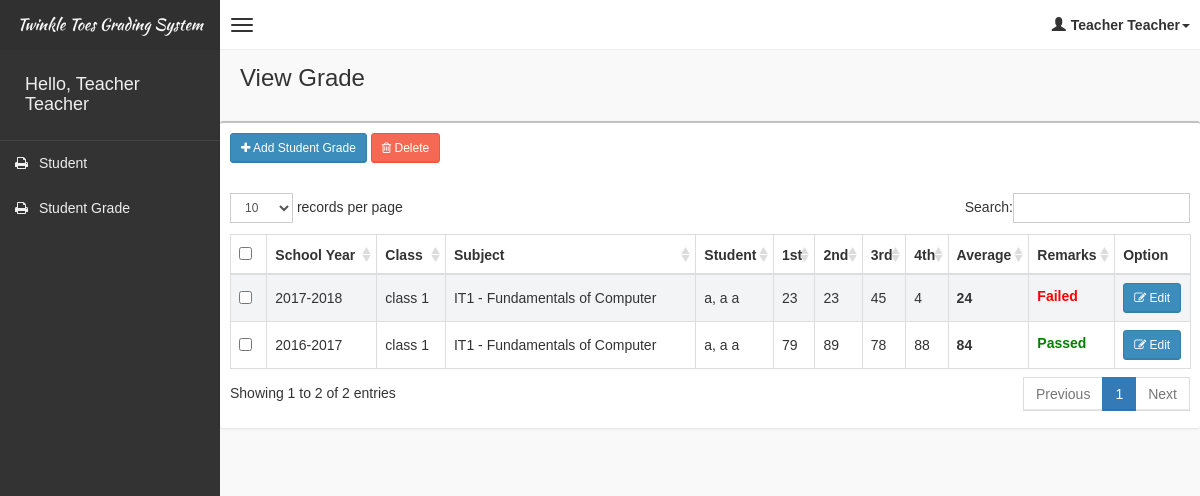
The page /system/pages/studgrade/studgrade.php (signed in) on the database as committed earlier.
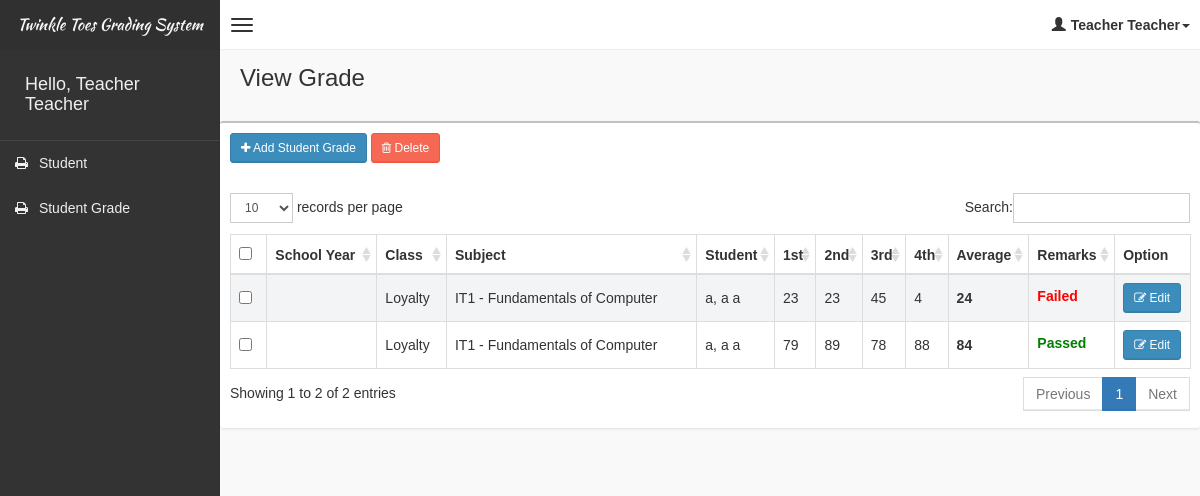
The same page on the database as committed later.
### tables this page shows
CREATE TABLE IF NOT EXISTS `tblteacher` (
  `id` int(11) NOT NULL AUTO_INCREMENT,
  `lname` varchar(20) NOT NULL,
  `fname` varchar(20) NOT NULL,
  `mname` varchar(20) NOT NULL,
  `contact` int(11) NOT NULL,
  `address` text NOT NULL,
  `username` varchar(20) NOT NULL,
  `password` varchar(20) NOT NULL,
  PRIMARY KEY (`id`)
);

CREATE TABLE IF NOT EXISTS `tblstudentgrade` (
  `id` int(11) NOT NULL AUTO_INCREMENT,
  `studentid` int(11) NOT NULL,
  `schoolyearid` int(11) NOT NULL,
  `subjectid` int(11) NOT NULL,
  `classid` int(11) NOT NULL,
  `adviserid` int(11) NOT NULL,
  `1stgrading` int(11) NOT NULL,
  `2ndgrading` int(11) NOT NULL,
  `3rdgrading` int(11) NOT NULL,
  `4thgrading` int(11) NOT NULL,
  `gradeaverage` int(11) NOT NULL,
  `remarks` varchar(20) NOT NULL,
  PRIMARY KEY (`id`)
);

CREATE TABLE IF NOT EXISTS `tblschoolyear` (
  `id` int(11) NOT NULL AUTO_INCREMENT,
  `schoolyear` varchar(20) NOT NULL,
  PRIMARY KEY (`id`),
  UNIQUE KEY `schoolyear` (`schoolyear`)
);

CREATE TABLE IF NOT EXISTS `tblclass` (
  `id` int(11) NOT NULL AUTO_INCREMENT,
  `classname` varchar(20) NOT NULL,
  `schoolyearid` int(11) NOT NULL,
  `yearlevelid` int(11) NOT NULL,
  PRIMARY KEY (`id`)
);

CREATE TABLE IF NOT EXISTS `tblsubjects` (
  `id` int(11) NOT NULL AUTO_INCREMENT,
  `subjectname` varchar(50) NOT NULL,
  `description` varchar(50) NOT NULL,
  `yearlevelid` int(11) NOT NULL,
  PRIMARY KEY (`id`)
);

### system/pages/studgrade/studgrade.php (the view, shortened to what the rows shown need)
<!DOCTYPE html>
<html>
    <?php include('../head_css.php'); ?>
    <body class="skin-black">
        <?php
        include "../connection.php";
        ?>
        <?php include('../header.php'); ?>
        <div class="wrapper row-offcanvas row-offcanvas-left">
            <?php include('../sidebar-left.php'); ?>
            <aside class="right-side">
                <section class="content-header">
                    <h1>
                        View Grade
                    </h1>
                </section>
                <section class="content">
                    <div class="row">
                            <div class="box">
                                <div class="box-body table-responsive">
                                <form method="post">
                                    <table id="table" class="table table-bordered table-striped">
                                        <thead>
                                            <tr>
                                                <th style="width: 20px !important;"><input type="checkbox" name="chk_delete[]" class="cbxMain" onchange="checkMain(this)" /></th>
                                                <th>School Year</th>
                                                <th>Class</th>
                                                <th>Subject</th>
                                                <th>Student</th>
                                                <th>1st</th>
                                                <th>2nd</th>
                                                <th>3rd</th>
                                                <th>4th</th>
                                                <th>Average</th>
                                                <th>Remarks</th>
                                                <th style="width: 40px !important;">Option</th>
                                            </tr>
                                        </thead>
                                        <tbody>
                                            <?php
                                            $squery = mysqli_query($con, "SELECT *,sg.id as sgid, CONCAT(t.lname, ', ', t.fname, ' ', t.mname)  as tname, CONCAT(s.lname, ', ', s.fname, ' ', s.mname)  as sname
                                                                        FROM tblstudentgrade sg
                                                                        LEFT JOIN tblstudentclass sc ON sg.classid = sc.classid
                                                                        AND sg.studentid = sc.studentid
                                                                        AND sg.subjectid = sc.subjectid
                                                                        LEFT JOIN tblstudent s ON sg.studentid = s.id
                                                                        LEFT JOIN tblteacheradvisory ta ON sg.classid = ta.classid
                                                                        LEFT JOIN tblteacher t ON sg.adviserid = t.id
                                                                        LEFT JOIN tblclass c ON sg.classid = c.id
                                                                        LEFT JOIN tblschoolyear sy ON sg.schoolyearid = sy.id
                                                                        LEFT JOIN tblsubjects sb on sg.subjectid = sb.id
                                                                        where sg.adviserid = '".$_SESSION['userid']."' ");
                                            while($row = mysqli_fetch_array($squery))
                                            {
                                                echo '
                                                <tr>
                                                    <td><input type="checkbox" name="chk_delete[]" class="chk_delete" value="'.$row['sgid'].'" /></td>
                                                    <td>'.$row['schoolyear'].'</td>
                                                    <td>'.$row['classname'].'</td>
                                                    <td>'.$row['subjectname'].' - '.$row['description'].'</td>
                                                    <td>'.$row['sname'].'</td>
                                                    <td>'.$row['1stgrading'].'</td>
                                                    <td>'.$row['2ndgrading'].'</td>
                                                    <td>'.$row['3rdgrading'].'</td>
                                                    <td>'.$row['4thgrading'].'</td>
                                                    <td><b>'.$row['gradeaverage'].'</b></td>
                                                    <td>'.($row['remarks'] == "Passed" ? "<label style='color:green'>".$row['remarks']."</label>" : (($row['remarks'] == "Failed") ? "<label style='color:red'>".$row['remarks']."</label>" : "<label style='color:black'>No Final Remarks</label>")) .'</td>
                                                    <td><button class="btn btn-primary btn-sm" data-target="#editModal'.$row['sgid'].'" data-toggle="modal"><i class="fa fa-pencil-square-o" aria-hidden="true"></i> Edit</button></td>
                                                </tr>
                                                ';
                                            }
                                            ?>
                                        </tbody>
                                    </table>
                                    </form>
                                </div>
                            </div>
                    </div>
                </section>
            </aside>
        </div>
    </body>
</html>

### system/pages/header.php (shortened to what the rows shown need)
<?php
 echo  '<header class="header">
          <a href="#" class="logo">
              Twinkle Toes Grading System
          </a>
          <nav class="navbar navbar-static-top" role="navigation">
              <a href="#" class="navbar-btn sidebar-toggle" data-toggle="offcanvas" role="button">
                  <span class="sr-only">Toggle navigation</span>
                  <span class="icon-bar"></span>
                  <span class="icon-bar"></span>
                  <span class="icon-bar"></span>
              </a>
              <div class="navbar-right">
                  <ul class="nav navbar-nav">
                      <li class="dropdown user user-menu">
                          <a href="#" class="dropdown-toggle" data-toggle="dropdown">
                              <i class="glyphicon glyphicon-user"></i>';
                              if($_SESSION['role'] == "Administrator"){
                                  $user = mysqli_query($con,"SELECT * from tbladmin where id = '".$_SESSION['userid']."' ");
                                  while($row = mysqli_fetch_array($user)){
                                      $_SESSION['user'] = $row['accounttype'];
                                      echo'<span>'.$row['accounttype'].'<i class="caret"></i></span>';
                                  }
                              }
                              elseif($_SESSION['role'] == "Teacher"){
                                  $user = mysqli_query($con,"SELECT * from tblteacher where id = '".$_SESSION['userid']."' ");
                                  while($row = mysqli_fetch_array($user)){
                                      echo'<span>'.$row['fname'].' '.$row['lname'].'<i class="caret"></i></span>';
                                  }
                              }
                              elseif($_SESSION['role'] == "Student"){
                                  $user = mysqli_query($con,"SELECT * from tblstudent where id = '".$_SESSION['userid']."' ");
                                  while($row = mysqli_fetch_array($user)){
                                      $_SESSION['user'] = $row['fname'].' '.$row['lname'];
                                      echo'<span>'.$row['fname'].' '.$row['lname'].'<i class="caret"></i></span>';
                                  }
                              }
                          echo '</a>
                          <ul class="dropdown-menu">
                              <li class="user-header bg-light-blue">
                                  <p>
                                      '.$_SESSION['user'].'
                                  </p>
                              </li>
                              <li class="user-footer">
                                  <div class="pull-left">
                                      <a href="#" class="btn btn-default btn-flat" data-toggle="modal" data-target="#editProfileModal">Edit Profile</a>
                                  </div>
                                  <div class="pull-right">
                                      <a href="../../logout.php" class="btn btn-default btn-flat">Sign out</a>
                                  </div>
                              </li>
                          </ul>
                      </li>
                  </ul>
              </div>
          </nav>
      </header>'; ?>

### system/pages/sidebar-left.php (shortened to what the rows shown need)
<?php
	echo '
	<aside class="left-side sidebar-offcanvas">
                <section class="sidebar">
                    <div class="user-panel">
                        <div class="pull-left info">
                            <h4>Hello, ';
                                if($_SESSION['role'] == "Administrator"){
                                    $user = mysqli_query($con,"SELECT * from tbladmin where id = '".$_SESSION['userid']."' ");
                                    while($row = mysqli_fetch_array($user)){
                                        $_SESSION['user'] = $row['accounttype'];
                                        echo $row['accounttype'];
                                    }
                                }
                                elseif($_SESSION['role'] == "Teacher"){
                                    $user = mysqli_query($con,"SELECT * from tblteacher where id = '".$_SESSION['userid']."' ");
                                    while($row = mysqli_fetch_array($user)){
                                        echo $row['fname'].' '.$row['lname'];
                                    }
                                }
                                elseif($_SESSION['role'] == "Student"){
                                    $user = mysqli_query($con,"SELECT * from tblstudent where id = '".$_SESSION['userid']."' ");
                                    while($row = mysqli_fetch_array($user)){
                                        $_SESSION['user'] = $row['fname'].' '.$row['lname'];
                                        echo $row['fname'].' '.$row['lname'];
                                    }
                                }
                                echo '
                            </h4>
                        </div>
                    </div>
                    <ul class="sidebar-menu">';
                        echo'
                    </ul>
                </section>
            </aside>
	';
?>

Rows that differ between the two databases and show on the page:
changed through a linked row, tblstudentgrade "Failed": classid.classname "class 1" → "Loyalty"; schoolyearid.schoolyear "2017-2018" → (not shown)
changed through a linked row, tblstudentgrade "Passed": classid.classname "class 1" → "Loyalty"; schoolyearid.schoolyear "2016-2017" → (not shown)
